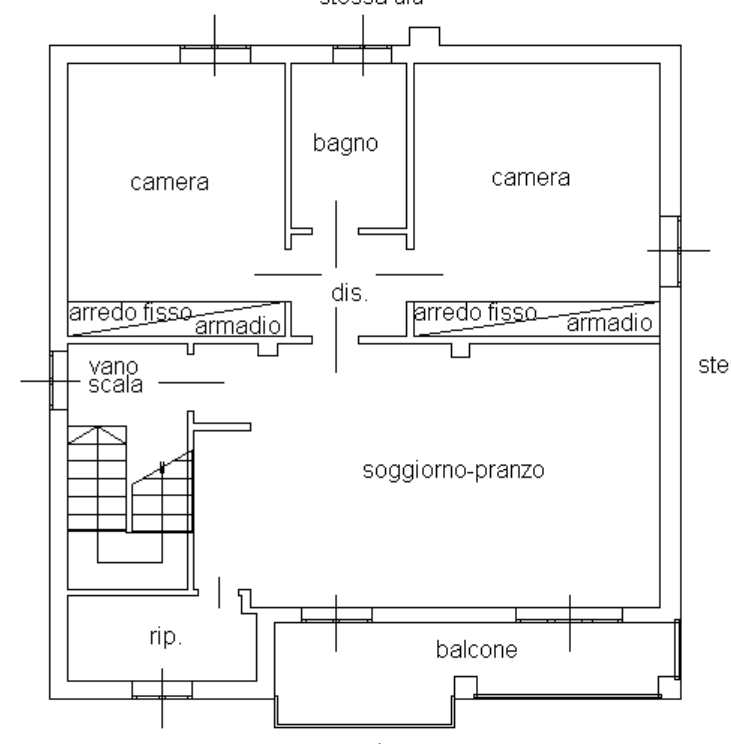
#> input picture PlanParser/atomic_v2/ocr_preprocess/artifacts/scheda_catastale/region_001/revision_001/01_normalized_original.png, 731 x 744 px
$ python -i line_extraction.py   (imports and definitions only)
#> lines starting #> are read from the running program, lines starting #| are printed output that depends on the picture; after the words box and inside, x2 and y2 are one past the last pixel; in counts of white or black regions, pixels touching at a corner belong together
"""
Line Extraction Module
======================
Extracts line segments from planimetry images using computer vision.

This is the foundation for wall detection - walls are typically
parallel line pairs with small distance between them.
"""

import logging
import math
from dataclasses import dataclass, field
from enum import Enum
from pathlib import Path

import cv2
import numpy as np

logger = logging.getLogger(__name__)


class LineOrientation(Enum):
    """Line orientation classification."""
    HORIZONTAL = "horizontal"
    VERTICAL = "vertical"
    DIAGONAL = "diagonal"


@dataclass
class ExtractedLine:
    """A detected line segment."""
    x1: int
    y1: int
    x2: int
    y2: int

    # Computed properties
    length: float = 0.0
    angle_degrees: float = 0.0
    orientation: LineOrientation = LineOrientation.DIAGONAL

    # [41 lines left out: functions __post_init__, midpoint, as_tuple, distance_to_point, not called in this run]


@dataclass
class LineExtractionResult:
    """Result of line extraction."""
    lines: list[ExtractedLine] = field(default_factory=list)
    horizontal_lines: list[ExtractedLine] = field(default_factory=list)
    vertical_lines: list[ExtractedLine] = field(default_factory=list)
    diagonal_lines: list[ExtractedLine] = field(default_factory=list)

    # Statistics
    total_count: int = 0
    image_width: int = 0
    image_height: int = 0

    # [11 lines left out: function __post_init__, not called in this run]


@dataclass
class LineExtractionConfig:
    """Configuration for line extraction."""
    # Canny edge detection
    canny_low: int = 20          # Very low for maximum sensitivity
    canny_high: int = 80         # Lower for more edges

    # Hough transform parameters
    hough_threshold: int = 15    # Very low - fewer votes needed
    min_line_length: int = 10    # Very short lines allowed
    max_line_gap: int = 20       # Large gaps bridged

    # Filtering
    min_length_ratio: float = 0.005  # Almost no minimum
    merge_distance: int = 5          # Less aggressive merge
    merge_angle: float = 5.0         # Stricter angle matching

    # Aggressive mode
    aggressive: bool = True         # Use even more sensitive params
    multi_scale: bool = True        # Use multiple preprocessing scales


class LineExtractor:
    """
    Extracts line segments from planimetry images.

    Uses Hough Line Transform with preprocessing optimized for
    architectural drawings.
    """

    def __init__(self, config: LineExtractionConfig | None = None):
        self.config = config or LineExtractionConfig()

    # [86 lines left out: function extract, not called in this run]

    def _preprocess(self, image: np.ndarray) -> np.ndarray:
        """Preprocess image for line detection."""
        # Convert to grayscale
        if len(image.shape) == 3:
            gray = cv2.cvtColor(image, cv2.COLOR_BGR2GRAY)
        else:
            gray = image.copy()

        # Denoise while preserving edges
        denoised = cv2.bilateralFilter(gray, d=9, sigmaColor=75, sigmaSpace=75)

        # Enhance contrast with CLAHE
        clahe = cv2.createCLAHE(clipLimit=2.0, tileGridSize=(8, 8))
        enhanced = clahe.apply(denoised)

        return enhanced

    def _preprocess_high_contrast(self, image: np.ndarray) -> np.ndarray:
        """High contrast preprocessing for faint lines."""
        if len(image.shape) == 3:
            gray = cv2.cvtColor(image, cv2.COLOR_BGR2GRAY)
        else:
            gray = image.copy()

        # More aggressive CLAHE
        clahe = cv2.createCLAHE(clipLimit=4.0, tileGridSize=(4, 4))
        enhanced = clahe.apply(gray)

        # Sharpen
        kernel = np.array([[-1, -1, -1],
                          [-1,  9, -1],
                          [-1, -1, -1]])
        sharpened = cv2.filter2D(enhanced, -1, kernel)

        return sharpened

    def _preprocess_adaptive(self, image: np.ndarray) -> np.ndarray:
        """Adaptive thresholding for varying contrast."""
        if len(image.shape) == 3:
            gray = cv2.cvtColor(image, cv2.COLOR_BGR2GRAY)
        else:
            gray = image.copy()

        # Gaussian blur
        blurred = cv2.GaussianBlur(gray, (5, 5), 0)

        # Adaptive threshold - captures lines regardless of local brightness
        binary = cv2.adaptiveThreshold(
            blurred, 255,
            cv2.ADAPTIVE_THRESH_GAUSSIAN_C,
            cv2.THRESH_BINARY_INV,  # Invert so lines are white
            blockSize=11,
            C=2
        )

        return binary

    def _preprocess_morphological(self, image: np.ndarray) -> np.ndarray:
        """Morphological preprocessing to extract lines."""
        if len(image.shape) == 3:
            gray = cv2.cvtColor(image, cv2.COLOR_BGR2GRAY)
        else:
            gray = image.copy()

        # Binary threshold
        _, binary = cv2.threshold(gray, 0, 255, cv2.THRESH_BINARY_INV + cv2.THRESH_OTSU)

        # Horizontal lines
        horizontal_kernel = cv2.getStructuringElement(cv2.MORPH_RECT, (25, 1))
        horizontal = cv2.morphologyEx(binary, cv2.MORPH_OPEN, horizontal_kernel, iterations=1)

        # Vertical lines
        vertical_kernel = cv2.getStructuringElement(cv2.MORPH_RECT, (1, 25))
        vertical = cv2.morphologyEx(binary, cv2.MORPH_OPEN, vertical_kernel, iterations=1)

        # Combine
        combined = cv2.bitwise_or(horizontal, vertical)

        # Add some dilation to connect
        kernel = np.ones((2, 2), np.uint8)
        combined = cv2.dilate(combined, kernel, iterations=1)

        return combined

    def _detect_edges_from_binary(self, binary: np.ndarray) -> np.ndarray:
        """Get edges from an already binarized image."""
        # For binary images, just find contours/edges
        edges = cv2.Canny(binary, 50, 150)
        return edges

    # [23 lines left out: function _remove_duplicates, not called in this run]

    def _detect_edges(self, gray: np.ndarray) -> np.ndarray:
        """Detect edges using Canny."""
        # Gaussian blur to reduce noise
        blurred = cv2.GaussianBlur(gray, (5, 5), 0)

        # Canny edge detection
        edges = cv2.Canny(blurred, self.config.canny_low, self.config.canny_high)

        # Dilate slightly to connect broken edges
        kernel = np.ones((2, 2), np.uint8)
        edges = cv2.dilate(edges, kernel, iterations=1)

        return edges

    # [122 lines left out: functions _hough_lines, _merge_similar_lines, visualize, not called in this run]

    def save_debug_images(self, image: np.ndarray, output_dir: str | Path) -> None:
        """Save all preprocessing stages for debugging."""
        output_dir = Path(output_dir)
        output_dir.mkdir(parents=True, exist_ok=True)

        # 1. Standard preprocessing
        preprocessed = self._preprocess(image)
        cv2.imwrite(str(output_dir / "01_preprocessed.png"), preprocessed)

        edges1 = self._detect_edges(preprocessed)
        cv2.imwrite(str(output_dir / "02_edges_standard.png"), edges1)

        # 2. High contrast
        high_contrast = self._preprocess_high_contrast(image)
        cv2.imwrite(str(output_dir / "03_high_contrast.png"), high_contrast)

        edges2 = self._detect_edges(high_contrast)
        cv2.imwrite(str(output_dir / "04_edges_high_contrast.png"), edges2)

        # 3. Adaptive threshold
        adaptive = self._preprocess_adaptive(image)
        cv2.imwrite(str(output_dir / "05_adaptive_threshold.png"), adaptive)

        edges3 = self._detect_edges_from_binary(adaptive)
        cv2.imwrite(str(output_dir / "06_edges_adaptive.png"), edges3)

        # 4. Morphological
        morph = self._preprocess_morphological(image)
        cv2.imwrite(str(output_dir / "07_morphological.png"), morph)

        edges4 = self._detect_edges_from_binary(morph)
        cv2.imwrite(str(output_dir / "08_edges_morphological.png"), edges4)

        # Combined edges
        combined = cv2.bitwise_or(edges1, edges2)
        combined = cv2.bitwise_or(combined, edges3)
        combined = cv2.bitwise_or(combined, edges4)
        cv2.imwrite(str(output_dir / "09_edges_combined.png"), combined)

        logger.info(f"Saved {9} debug images to: {output_dir}")


# [27 lines left out: function extract_lines_from_image, not called in this run]

>>> import cv2
>>> picture = cv2.imread('../../atomic_v2/ocr_preprocess/artifacts/scheda_catastale/region_001/revision_001/01_normalized_original.png')
#> picture is the input picture: shape (744, 731, 3); min 0, max 255, mean 243.5
>>> result = LineExtractor().save_debug_images(picture, 'out.png')
#> in _detect_edges, `edges = cv2.Canny(blurred, self.config.canny_low, self.config.canny_hi..`:
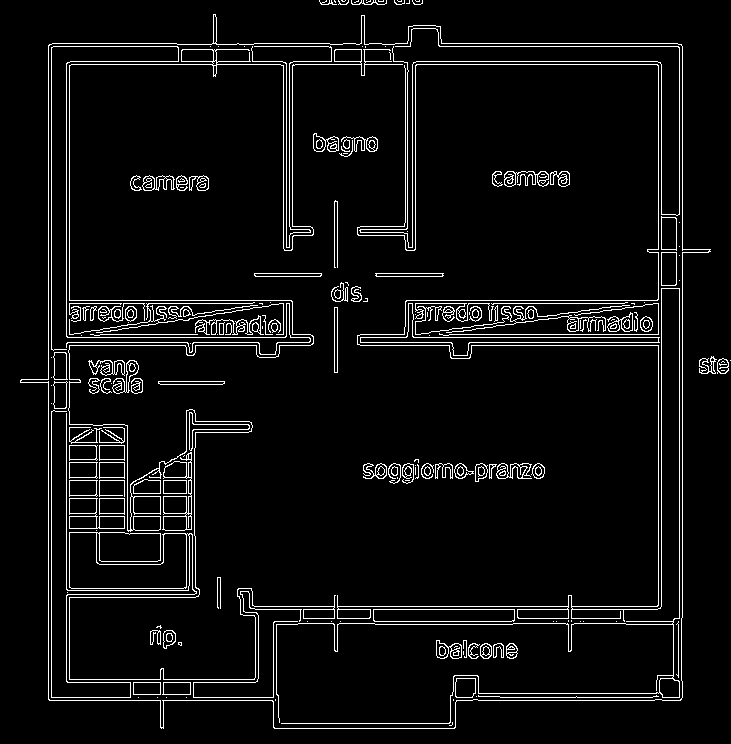
#> edges: shape (744, 731); 5.4% white in thin lines or dots
#> in _detect_edges, `edges = cv2.dilate(edges, kernel, iterations=1)`: edges: shape (744, 731); 11% white in thin lines or dots
#> in _preprocess_high_contrast, `sharpened = cv2.filter2D(enhanced, -1, kernel)`:
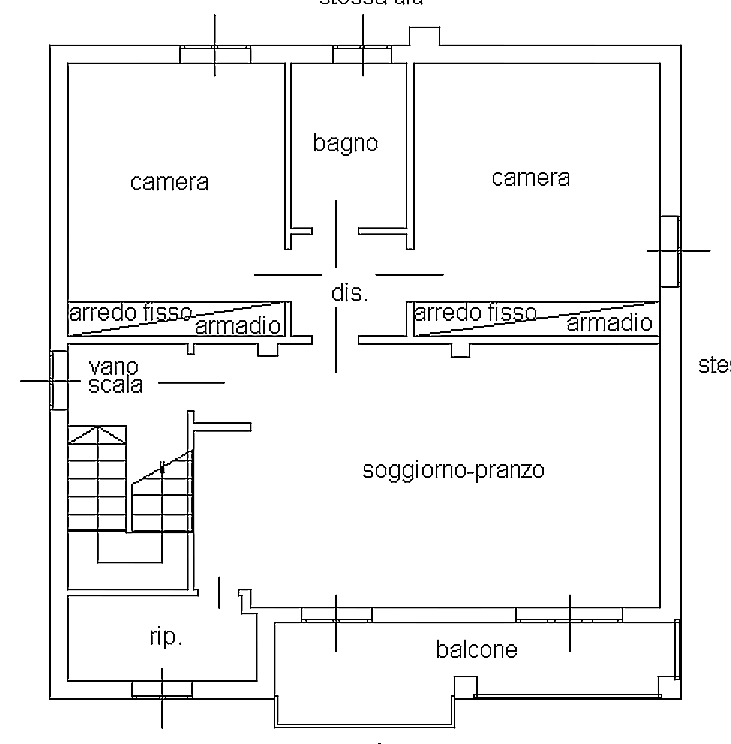
#> sharpened: shape (744, 731); min 0, max 255, mean 242.3
#> in _detect_edges (call 2), `blurred = cv2.GaussianBlur(gray, (5, 5), 0)`:
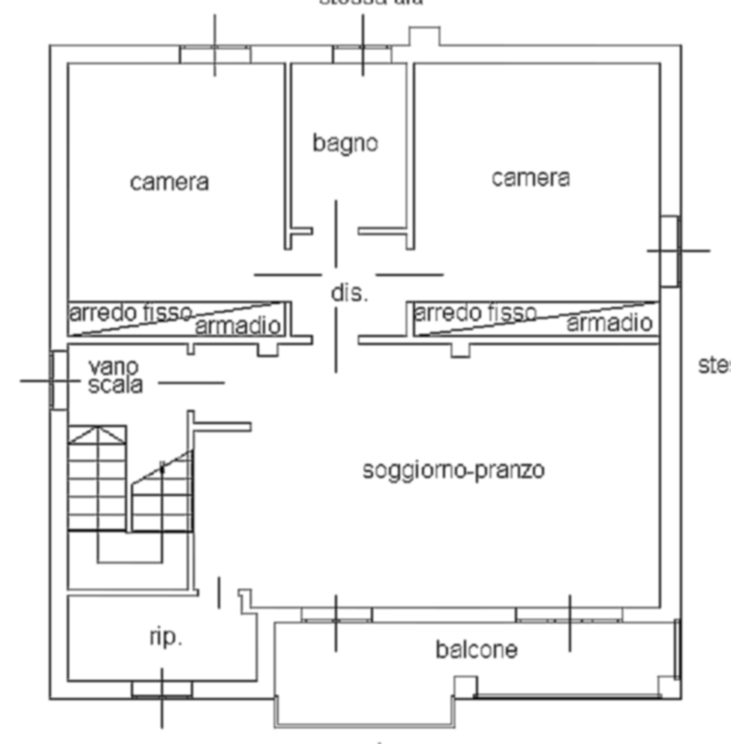
#> blurred: shape (744, 731); min 10, max 255, mean 242.3
#> in _detect_edges (call 2), `edges = cv2.Canny(blurred, self.config.canny_low, self.config.canny_hi..`: edges: shape (744, 731); 5.6% white in thin lines or dots
#> in _detect_edges (call 2), `edges = cv2.dilate(edges, kernel, iterations=1)`: edges: shape (744, 731); 11.3% white in thin lines or dots
#> in _preprocess_adaptive, `binary = cv2.adaptiveThreshold( blurred, 255, cv2.ADAPTIVE_THRESH_GAUS..`: binary: shape (744, 731); 8.6% white; 89 white regions (9 under 20 px), largest, box (x1, y1, x2, y2) and area: (20, 14, 711, 729) 38340, (334, 200, 338, 269) 217, (334, 306, 338, 374) 214
#> in _detect_edges_from_binary, `edges = cv2.Canny(binary, 50, 150)`: edges: shape (744, 731); 5.2% white in thin lines or dots
#> in _preprocess_morphological, `_, binary = cv2.threshold(gray, 0, 255, cv2.THRESH_BINARY_INV + cv2.TH..`:
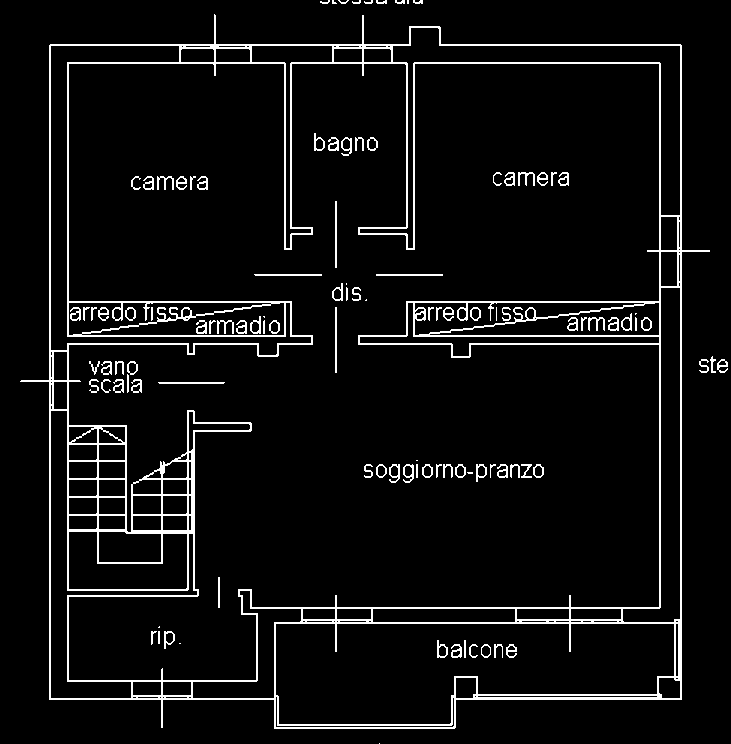
#> binary: shape (744, 731); 5.9% white in thin lines or dots
#> in _preprocess_morphological, `horizontal = cv2.morphologyEx(binary, cv2.MORPH_OPEN, horizontal_kerne..`:
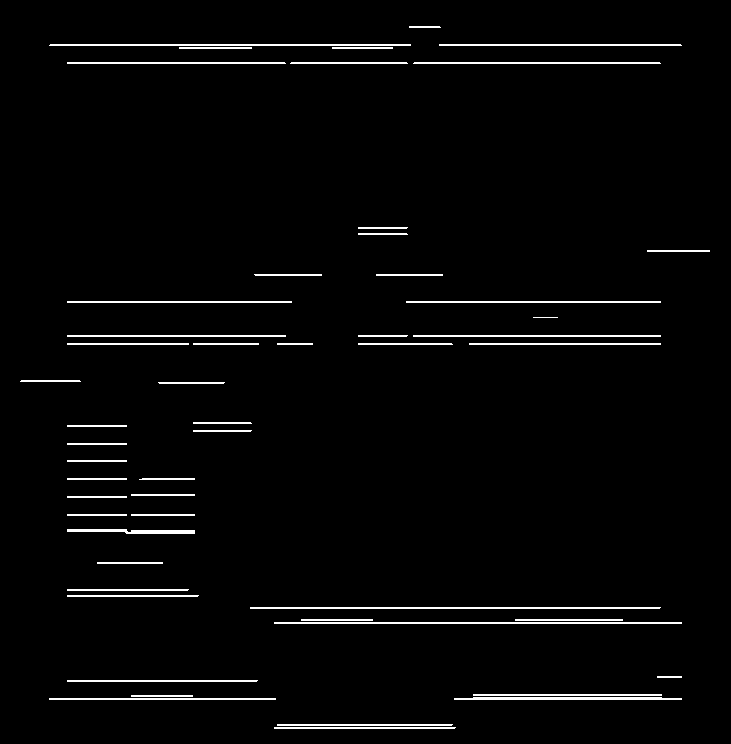
#> horizontal: shape (744, 731); 2.5% white in thin lines or dots, all inside (x1, y1, x2, y2) = (20, 26, 710, 729)
#> in _preprocess_morphological, `vertical = cv2.morphologyEx(binary, cv2.MORPH_OPEN, vertical_kernel, i..`:
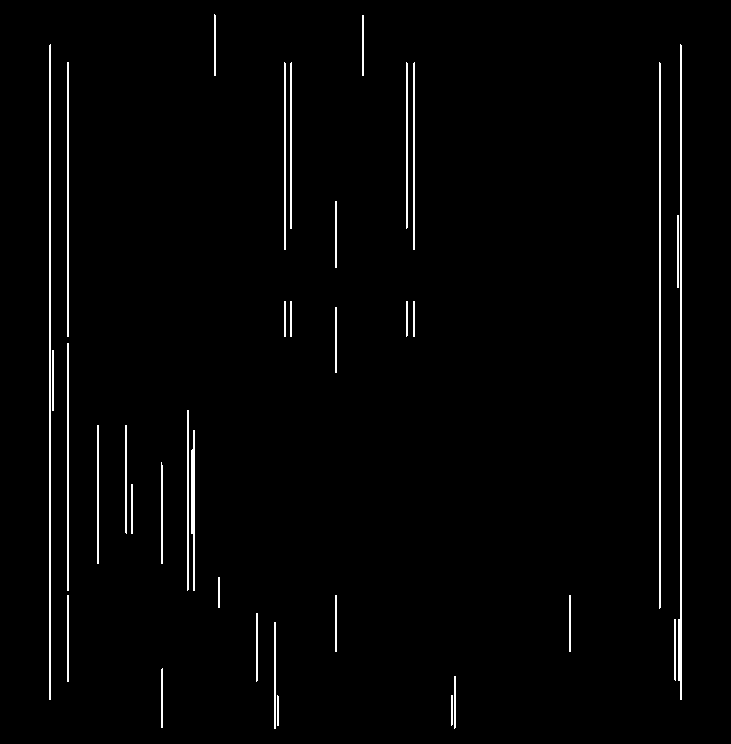
#> vertical: shape (744, 731); 1.9% white in thin lines or dots, all inside (x1, y1, x2, y2) = (49, 14, 682, 729)
#> in _preprocess_morphological, `combined = cv2.bitwise_or(horizontal, vertical)`: combined: shape (744, 731); 4.3% white in thin lines or dots
#> in _preprocess_morphological, `combined = cv2.dilate(combined, kernel, iterations=1)`: combined: shape (744, 731); 6.4% white; 14 white regions, largest, box (x1, y1, x2, y2) and area: (20, 14, 711, 730) 32860, (358, 343, 454, 346) 287, (254, 274, 323, 277) 206
#> in _detect_edges_from_binary (call 2), `edges = cv2.Canny(binary, 50, 150)`: edges: shape (744, 731); 3.8% white in thin lines or dots
#> in save_debug_images, `combined = cv2.bitwise_or(edges1, edges2)`: combined: shape (744, 731); 11.8% white; 34 white regions (8 under 20 px), largest, box (x1, y1, x2, y2) and area: (20, 14, 712, 730) 52340, (421, 463, 546, 484) 1543, (88, 360, 144, 395) 1434
#> in save_debug_images, `combined = cv2.bitwise_or(combined, edges3)`:
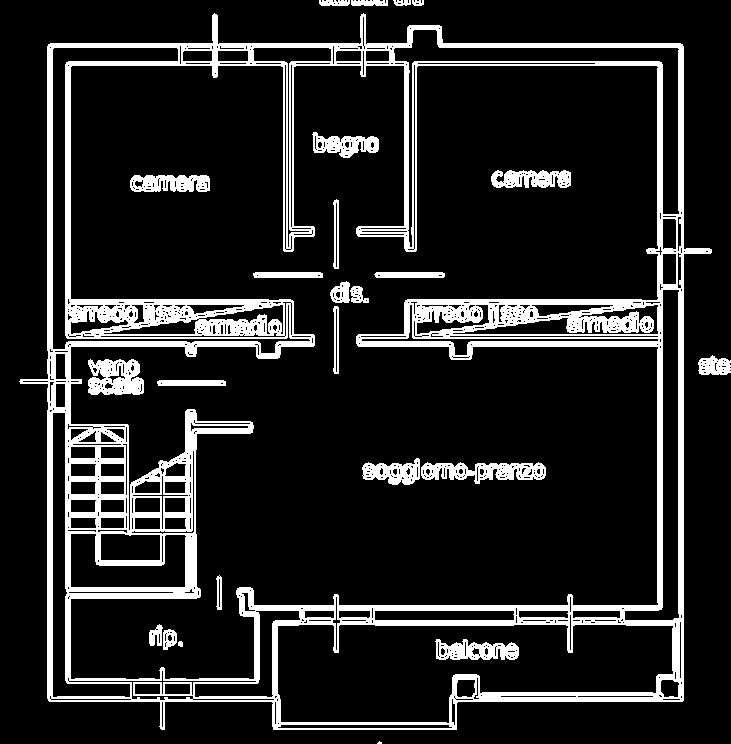
#> combined: shape (744, 731); 14.1% white; 25 white regions (1 under 20 px), largest, box (x1, y1, x2, y2) and area: (19, 13, 712, 730) 64593, (421, 462, 546, 484) 1601, (88, 359, 144, 395) 1518
#> in save_debug_images, `combined = cv2.bitwise_or(combined, edges4)`: combined: shape (744, 731); 14.1% white; 25 white regions (1 under 20 px), largest, box (x1, y1, x2, y2) and area: (19, 13, 712, 730) 64657, (421, 462, 546, 484) 1601, (88, 359, 144, 395) 1518
